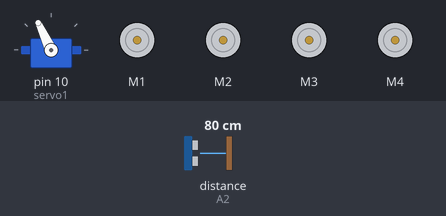
The sketch below on a simulated Arduino Uno, built with avr-gcc and run on an emulated ATmega328P. Parts: servo, 4 × DC motor (green arrow = forward, orange = backward, longer = faster). Inputs (shaded band) come from the test bench; at power-on: distance to the obstacle (sensor on A2) 80 cm. The echo pulse lasts 58.3 µs per cm.

Above: at 0.05 s.
At 0.3 s:
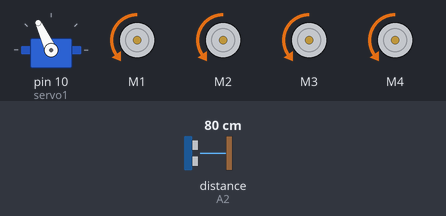
At 0.55 s:
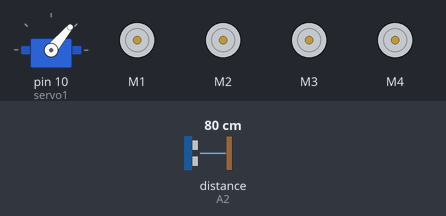
At 1.1 s:
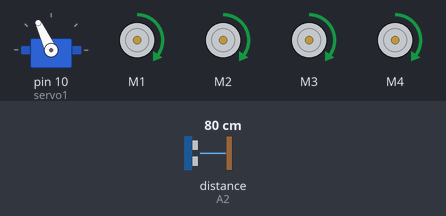
Timing chart, 0 to 3.0 s (numbered marks = the images above):
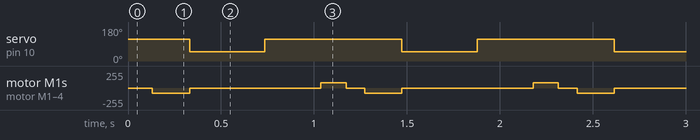

Measured:
- by itself, servo on pin 10 (servo1): alternates 115° for 0.74 s and 50° for 0.41 s
- by itself, motor M1–4: repeats every 1.1 s: stopped 0.71 s, forward 80/255 0.14 s, stopped 0.10 s, backward 80/255 0.20 s

The sketch:

sketch_apr12a.ino
```cpp
#include <NewPing.h>
#include <AFMotor.h> //library adafruit shield
#include <Servo.h>

#define trigPin A1 // pin trigger untuk ultrasonic di analog karena menggunakan shield
#define echoPin A2 // pin trigger untuk ultrasonic di analog karena menggunakan shield
#define maks_jarak 150
long jarak; // untuk jarak
long durasi; // untuk durasi

NewPing ultrasonic(trigPin, echoPin, maks_jarak);

AF_DCMotor motor1(1); // motor servo di M1
AF_DCMotor motor2(2); // motor servo di M2
AF_DCMotor motor3(3); // motor servo di M3
AF_DCMotor motor4(4); // motor servo di M4
Servo servo1; // micro servo

int SetJarak = 50;

int belok_kanan(){
servo1.write(50);
delay(300);
jarak = readPing();
servo1.write(115);
delay(300);
return jarak;
}

int belok_kiri(){
servo1.write(170);
delay(300);
jarak = readPing();
servo1.write(115);
delay(300);
return jarak;
}

int readPing(){
  delay(100);
  int cm = ultrasonic.ping_cm();
  if(cm==0)
  {
    cm = 250;
  }
  return cm;
}

void setup() {

  servo1.attach(10); // menyalakan servo ke shield servo1 yaitu di pin 10
  pinMode(trigPin, OUTPUT);
  pinMode(echoPin, INPUT);
  Serial.begin(9600);
  servo1.write(115);


  motor1.setSpeed(80); // kecepatan masing-masing servo
  motor2.setSpeed(80); // kecepatan masing-masing servo
  motor3.setSpeed(80); // kecepatan masing-masing servo
  motor4.setSpeed(80); // kecepatan masing-masing servo

}


void loop() {
  int jarak_kanan =0;
  int jarak_kiri =0;
  int jarak =0;
  delay(30);

  if(jarak <300){
    motor1.run(RELEASE);
    motor2.run(RELEASE);
    motor3.run(RELEASE);
    motor4.run(RELEASE);
    delay(100);
    motor1.run(BACKWARD); // alat mundur
    motor2.run(BACKWARD);
    motor3.run(BACKWARD);
    motor4.run(BACKWARD);
    delay(200);
    motor1.run(RELEASE);
    motor2.run(RELEASE);
    motor3.run(RELEASE);
    motor4.run(RELEASE);

    if(jarak_kanan == belok_kanan()){
      motor1.run(FORWARD); //alat belok kanan
      motor2.run(RELEASE);
      motor3.run(RELEASE);
      motor4.run(FORWARD);
    }else{
      motor1.run(RELEASE); //alat belok kiri
      motor2.run(FORWARD);
      motor3.run(FORWARD);
      motor4.run(RELEASE);

      motor1.run(FORWARD); //alat maju kedepan
      motor2.run(FORWARD);
      motor3.run(FORWARD);
      motor4.run(FORWARD);
  }
jarak = readPing();

}

}
```
